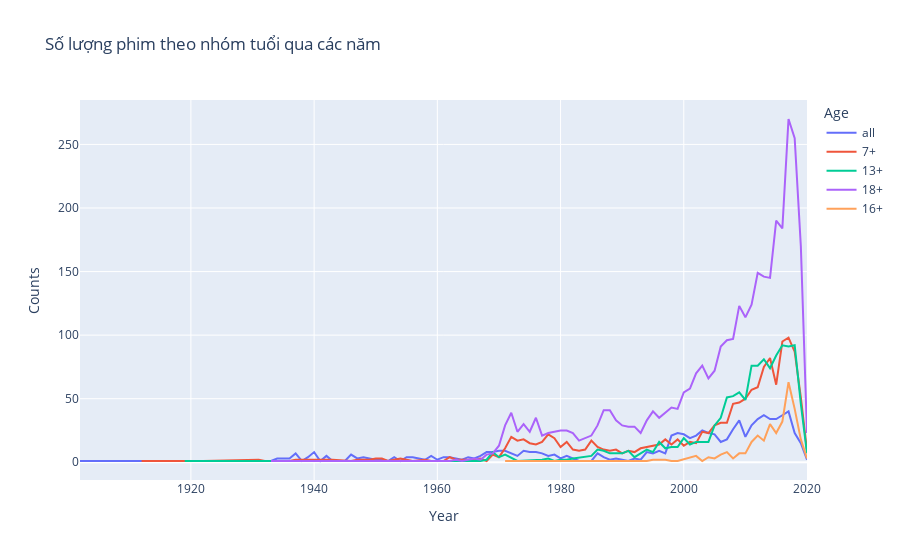

Here is the notebook cell this chart was saved with:
### Markdown cell above
# 8

### Code cell
# Đếm số lượng phim theo nhóm tuổi và năm
age_year_count = df.groupby(['Year', 'Age']).size().reset_index(name='Counts')

# Vẽ biểu đồ Line
fig = px.line(age_year_count, x='Year', y='Counts', color='Age', title='Số lượng phim theo nhóm tuổi qua các năm')
fig.show()

### Figure 1 — Plotly figure (JSON) as saved in the notebook; plotly's stock layout.template omitted (floating-point values rounded to 4 significant figures)
{"data": [{"hovertemplate": "Age=all<br>Year=%{x}<br>Counts=%{y}<extra></extra>", "legendgroup": "all", "line": {"color": "#636efa", "dash": "solid"}, "marker": {"symbol": "circle"}, "mode": "lines", "name": "all", "orientation": "v", "showlegend": true, "type": "scatter", "x": [1902, 1925, 1930, 1932, 1933, 1934, 1935, 1936, 1937, 1938, 1939, 1940, 1941, 1942, 1943, 1944, 1945, 1946, 1947, 1948, 1950, 1951, 1952, 1953, 1954, 1955, 1956, 1957, 1958, 1959, 1960, 1961, 1962, 1963, 1964, 1965, 1966, 1967, 1968, 1969, 1970, 1971, 1972, 1973, 1974, 1975, 1976, 1977, 1978, 1979, 1980, 1981, 1982, 1983, 1984, 1985, 1986, 1987, 1988, 1989, 1990, 1991, 1992, 1993, 1994, 1995, 1996, 1997, 1998, 1999, 2000, 2001, 2002, 2003, 2004, 2005, 2006, 2007, 2008, 2009, 2010, 2011, 2012, 2013, 2014, 2015, 2016, 2017, 2018, 2019, 2020], "xaxis": "x", "y": [1, 1, 1, 1, 1, 3, 3, 3, 7, 1, 4, 8, 1, 5, 1, 1, 1, 6, 3, 4, 2, 2, 1, 4, 1, 4, 4, 3, 2, 5, 2, 4, 4, 3, 2, 4, 3, 5, 8, 8, 9, 9, 7, 5, 9, 8, 8, 7, 5, 6, 3, 5, 3, 1, 1, 1, 7, 4, 2, 3, 2, 1, 3, 2, 8, 7, 9, 7, 21, 23, 22, 19, 21, 25, 23, 22, 16, 18, 26, 33, 20, 29, 34, 37, 34, 34, 37, 40, 23, 15, 2], "yaxis": "y"}, {"hovertemplate": "Age=7+<br>Year=%{x}<br>Counts=%{y}<extra></extra>", "legendgroup": "7+", "line": {"color": "#EF553B", "dash": "solid"}, "marker": {"symbol": "circle"}, "mode": "lines", "name": "7+", "orientation": "v", "showlegend": true, "type": "scatter", "x": [1912, 1915, 1920, 1922, 1931, 1932, 1933, 1936, 1937, 1939, 1940, 1941, 1942, 1943, 1946, 1947, 1949, 1950, 1951, 1952, 1953, 1954, 1955, 1956, 1958, 1959, 1960, 1961, 1962, 1963, 1964, 1965, 1966, 1967, 1968, 1969, 1970, 1971, 1972, 1973, 1974, 1975, 1976, 1977, 1978, 1979, 1980, 1981, 1982, 1983, 1984, 1985, 1986, 1987, 1988, 1989, 1990, 1991, 1992, 1993, 1994, 1995, 1996, 1997, 1998, 1999, 2000, 2001, 2002, 2003, 2004, 2005, 2006, 2007, 2008, 2009, 2010, 2011, 2012, 2013, 2014, 2015, 2016, 2017, 2018, 2019, 2020], "xaxis": "x", "y": [1, 1, 1, 1, 2, 1, 1, 1, 2, 2, 2, 2, 2, 2, 1, 2, 2, 3, 3, 1, 2, 3, 2, 1, 2, 1, 1, 1, 4, 2, 2, 2, 2, 3, 1, 6, 4, 11, 20, 17, 18, 15, 14, 16, 22, 19, 12, 16, 10, 9, 10, 17, 12, 10, 9, 10, 7, 9, 8, 11, 12, 13, 14, 18, 14, 18, 13, 16, 15, 24, 23, 29, 31, 31, 46, 47, 50, 57, 59, 75, 82, 61, 95, 98, 87, 51, 9], "yaxis": "y"}, {"hovertemplate": "Age=13+<br>Year=%{x}<br>Counts=%{y}<extra></extra>", "legendgroup": "13+", "line": {"color": "#00cc96", "dash": "solid"}, "marker": {"symbol": "circle"}, "mode": "lines", "name": "13+", "orientation": "v", "showlegend": true, "type": "scatter", "x": [1919, 1925, 1930, 1946, 1959, 1960, 1961, 1962, 1963, 1967, 1968, 1969, 1970, 1971, 1973, 1976, 1977, 1978, 1979, 1980, 1981, 1982, 1984, 1985, 1986, 1987, 1988, 1989, 1990, 1991, 1992, 1993, 1994, 1995, 1996, 1997, 1998, 1999, 2000, 2001, 2002, 2003, 2004, 2005, 2006, 2007, 2008, 2009, 2010, 2011, 2012, 2013, 2014, 2015, 2016, 2017, 2018, 2019, 2020], "xaxis": "x", "y": [1, 1, 1, 1, 1, 1, 1, 1, 1, 1, 2, 8, 4, 6, 1, 2, 2, 3, 1, 2, 2, 3, 4, 5, 10, 9, 7, 7, 7, 9, 4, 7, 10, 8, 16, 11, 12, 12, 19, 14, 16, 16, 16, 29, 35, 51, 52, 55, 49, 76, 76, 81, 74, 84, 92, 91, 92, 46, 7], "yaxis": "y"}, {"hovertemplate": "Age=18+<br>Year=%{x}<br>Counts=%{y}<extra></extra>", "legendgroup": "18+", "line": {"color": "#ab63fa", "dash": "solid"}, "marker": {"symbol": "circle"}, "mode": "lines", "name": "18+", "orientation": "v", "showlegend": true, "type": "scatter", "x": [1933, 1951, 1962, 1963, 1964, 1966, 1967, 1968, 1969, 1970, 1971, 1972, 1973, 1974, 1975, 1976, 1977, 1978, 1979, 1980, 1981, 1982, 1983, 1984, 1985, 1986, 1987, 1988, 1989, 1990, 1991, 1992, 1993, 1994, 1995, 1996, 1997, 1998, 1999, 2000, 2001, 2002, 2003, 2004, 2005, 2006, 2007, 2008, 2009, 2010, 2011, 2012, 2013, 2014, 2015, 2016, 2017, 2018, 2019, 2020], "xaxis": "x", "y": [1, 1, 1, 2, 1, 3, 2, 6, 7, 13, 29, 39, 24, 30, 24, 35, 21, 23, 24, 25, 25, 23, 17, 19, 21, 29, 41, 41, 33, 29, 28, 28, 23, 33, 40, 35, 39, 43, 42, 55, 58, 70, 76, 66, 72, 91, 96, 97, 123, 114, 124, 149, 146, 145, 190, 184, 270, 255, 170, 23], "yaxis": "y"}, {"hovertemplate": "Age=16+<br>Year=%{x}<br>Counts=%{y}<extra></extra>", "legendgroup": "16+", "line": {"color": "#FFA15A", "dash": "solid"}, "marker": {"symbol": "circle"}, "mode": "lines", "name": "16+", "orientation": "v", "showlegend": true, "type": "scatter", "x": [1971, 1975, 1978, 1981, 1994, 1995, 1997, 1998, 1999, 2002, 2003, 2004, 2005, 2006, 2007, 2008, 2009, 2010, 2011, 2012, 2013, 2014, 2015, 2016, 2017, 2018, 2019, 2020], "xaxis": "x", "y": [1, 1, 1, 1, 1, 2, 2, 1, 1, 5, 1, 4, 3, 6, 8, 3, 7, 7, 16, 21, 17, 30, 23, 32, 63, 42, 18, 3], "yaxis": "y"}], "layout": {"legend": {"title": {"text": "Age"}, "tracegroupgap": 0}, "title": {"text": "Số lượng phim theo nhóm tuổi qua các năm"}, "xaxis": {"anchor": "y", "domain": [0, 1], "title": {"text": "Year"}}, "yaxis": {"anchor": "x", "domain": [0, 1], "title": {"text": "Counts"}}}}
